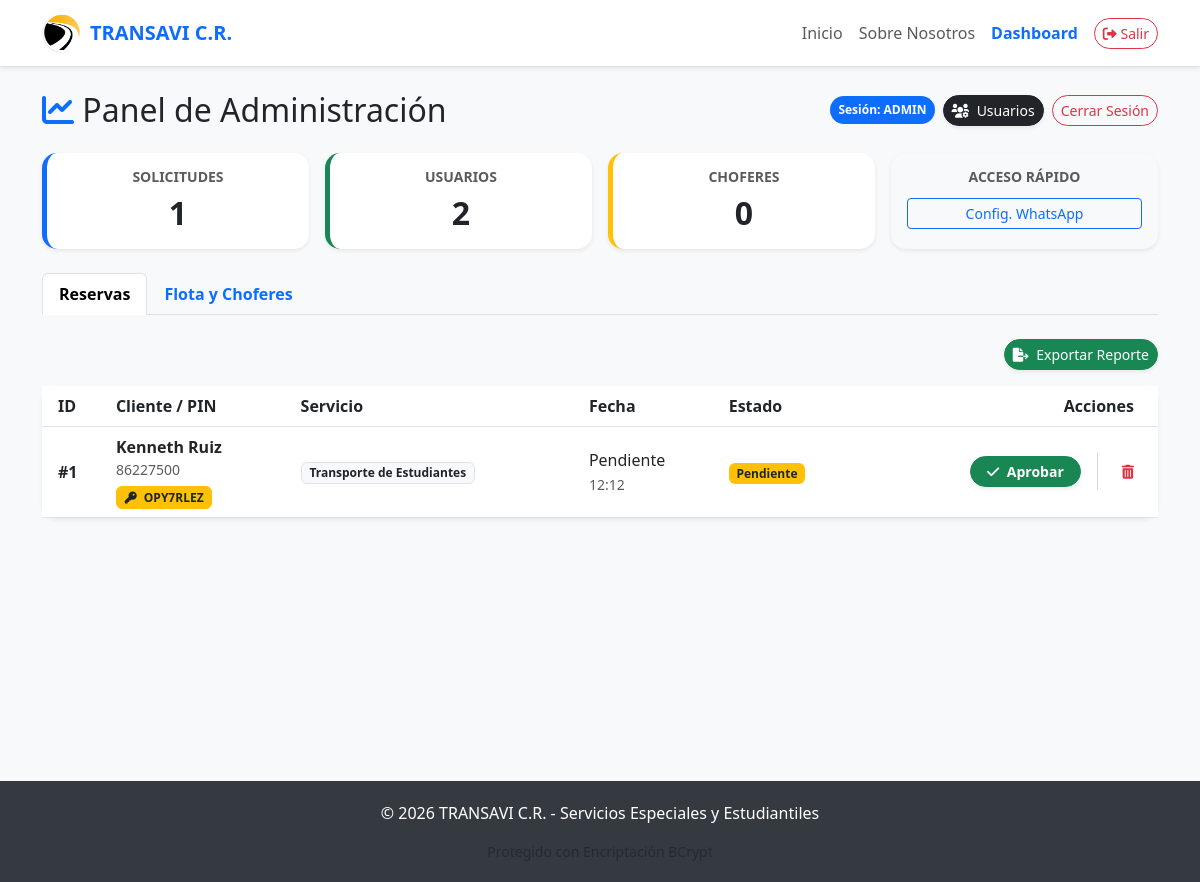
Page /dashboard (signed in) on the earlier database version.
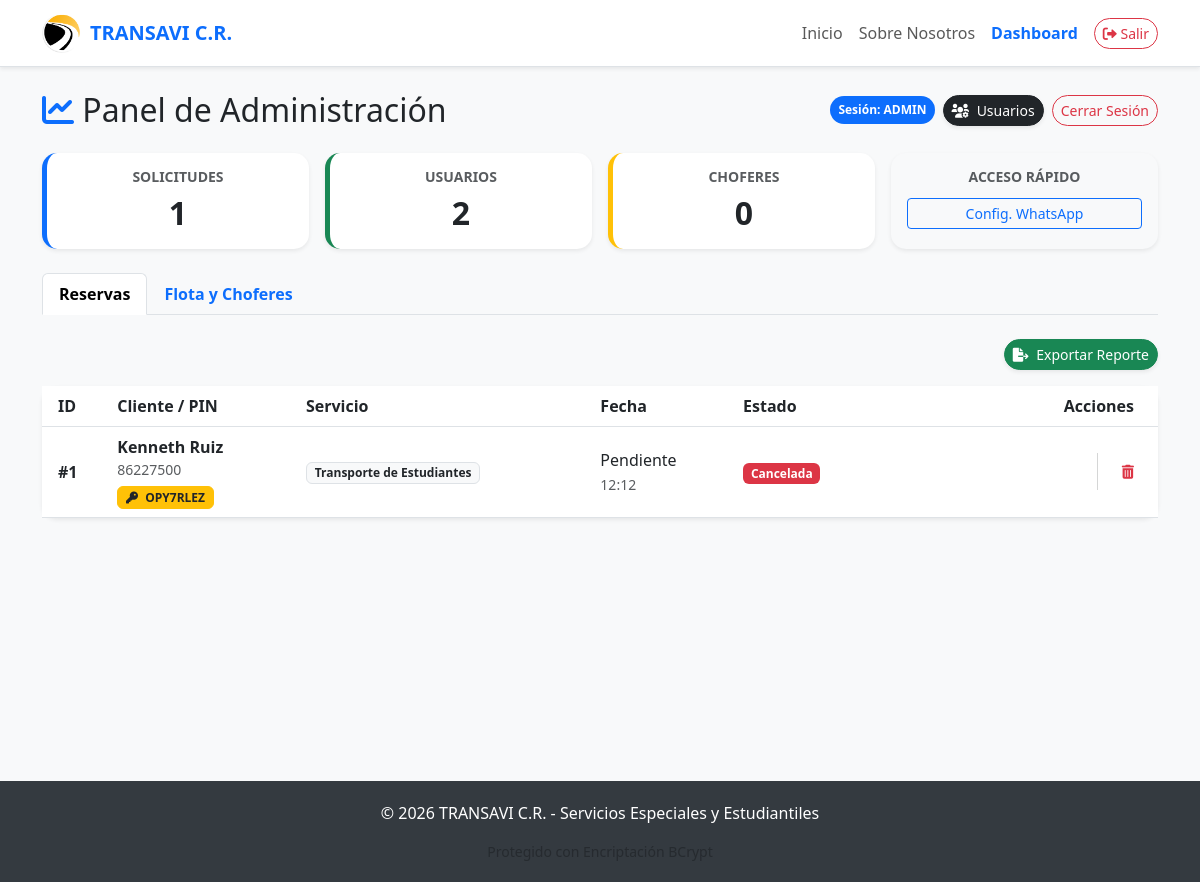
Same page on the later database version.
### models.py (models this page shows)
class Reservation(db.Model):
    id = db.Column(db.Integer, primary_key=True)
    client_id = db.Column(db.Integer, db.ForeignKey('client.id'), nullable=True)
    created_at = db.Column(db.String(50), nullable=True)
    date = db.Column(db.String(20)) # Usado como Fecha de Salida (Viaje)
    origin = db.Column(db.String(255))
    origin_url = db.Column(db.String(500))
    departure_time = db.Column(db.String(10))
    needs_pickup = db.Column(db.Boolean)
    pickup_locations = db.Column(db.Text)
    destination = db.Column(db.String(255))
    destination_url = db.Column(db.String(500))
    service_category = db.Column(db.String(50))
    capacity_needed = db.Column(db.Integer)
    comments = db.Column(db.Text)
    status = db.Column(db.String(20), default='Pendiente') # Estados: Pendiente, Aprobada, Cancelada, Revisado
    cancelled_at = db.Column(db.String(50), nullable=True)
    institution_name = db.Column(db.String(100))
    schedule_type = db.Column(db.String(50))
    country = db.Column(db.String(50))       # País destino
    return_date = db.Column(db.String(20))   # Fecha de regreso
    trip_duration = db.Column(db.Integer)    # Cantidad de días

class Client(db.Model):
    id = db.Column(db.Integer, primary_key=True)
    pin = db.Column(db.String(10), unique=True, nullable=False)
    name = db.Column(db.String(50), nullable=False)
    last_name1 = db.Column(db.String(50), nullable=False)
    last_name2 = db.Column(db.String(50), nullable=False)
    phone = db.Column(db.String(8), nullable=False)
    email = db.Column(db.String(100))
    reservations = db.relationship('Reservation', backref='client', lazy=True)

### rutas.py (the view)
@main_bp.route('/dashboard')
@login_required
def dashboard():
    stats = {
        'reservations_count': Reservation.query.count(),
        'users_count': User.query.count(),
        'colabs_count': Collaborator.query.count()
    }
    colaboradores = Collaborator.query.all()
    reservas = Reservation.query.all()
    about = AboutUs.query.first()
    return render_template('dashboard.html', stats=stats, colabs=colaboradores, reservas=reservas, about=about)

### users.py (called while the page is built)
def login_required(f):
    @wraps(f)
    def decorated_function(*args, **kwargs):
        if 'user_id' not in session:
            flash("Debe iniciar sesión para acceder a esta sección.", "warning")
            return redirect(url_for('users.login'))
        return f(*args, **kwargs)
    return decorated_function

### templates/dashboard.html (shortened to what this page needs)
{% extends 'base.html' %}
{% block content %}
<div class="d-flex flex-column flex-md-row justify-content-between align-items-center mb-4">
    <h2 class="mb-3 mb-md-0"><i class="fas fa-chart-line text-primary"></i> Panel de Administración</h2>
    <div class="d-flex gap-2">
        <span class="badge bg-primary p-2 rounded-pill align-self-center">Sesión: {{ session['role']|upper }}</span>
        {% if session['role'] == 'admin' %}
        <a href="{{ url_for('users.manage_users') }}" class="btn btn-dark btn-sm rounded-pill shadow-sm">
            <i class="fas fa-users-cog me-1"></i> Usuarios
        </a>
        {% endif %}
        <a href="/logout" class="btn btn-outline-danger btn-sm rounded-pill">Cerrar Sesión</a>
    </div>
</div>
<div class="row mb-4 g-3 text-center">
    <div class="col-6 col-md-3">
        <div class="card p-3 shadow-sm border-0 h-100" style="border-left: 5px solid #0d6efd !important;">
            <h6 class="text-muted small fw-bold">SOLICITUDES</h6>
            <h2 class="fw-bold m-0">{{ stats.reservations_count }}</h2>
        </div>
    </div>
    <div class="col-6 col-md-3">
        <div class="card p-3 shadow-sm border-0 h-100" style="border-left: 5px solid #198754 !important;">
            <h6 class="text-muted small fw-bold">USUARIOS</h6>
            <h2 class="fw-bold m-0">{{ stats.users_count }}</h2>
        </div>
    </div>
    <div class="col-6 col-md-3">
        <div class="card p-3 shadow-sm border-0 h-100" style="border-left: 5px solid #ffc107 !important;">
            <h6 class="text-muted small fw-bold">CHOFERES</h6>
            <h2 class="fw-bold m-0">{{ stats.colabs_count }}</h2>
        </div>
    </div>
    <div class="col-6 col-md-3">
        <div class="card p-3 shadow-sm border-0 h-100 bg-light">
            <h6 class="text-muted small fw-bold">ACCESO RÁPIDO</h6>
            <div class="d-grid mt-1">
                <button class="btn btn-sm btn-outline-primary" data-bs-toggle="modal" data-bs-target="#whatsappModal">Config. WhatsApp</button>
            </div>
        </div>
    </div>
</div>
<ul class="nav nav-tabs mb-4" id="adminTabs" role="tablist">
    <li class="nav-item" role="presentation">
        <button class="nav-link active fw-bold" id="res-tab" data-bs-toggle="tab" data-bs-target="#reservas" type="button" role="tab">Reservas</button>
    </li>
    <li class="nav-item" role="presentation">
        <button class="nav-link fw-bold" id="flota-tab" data-bs-toggle="tab" data-bs-target="#flota" type="button" role="tab">Flota y Choferes</button>
    </li>
</ul>
<div class="tab-content" id="adminTabsContent">
    <div class="tab-pane fade show active" id="reservas" role="tabpanel">
        <div class="d-flex justify-content-end mb-3">
            <a href="{{ url_for('main.export_data') }}" class="btn btn-success btn-sm rounded-pill shadow-sm">
                <i class="fas fa-file-export me-1"></i> Exportar Reporte
            </a>
        </div>
        <div class="card shadow-sm border-0">
            <div class="card-body p-0">
                <div class="table-responsive">
                    <table class="table table-hover align-middle mb-0">
                        <thead class="bg-light">
                            <tr>
                                <th class="ps-3">ID</th>
                                <th>Cliente / PIN</th>
                                <th>Servicio</th>
                                <th>Fecha</th>
                                <th>Estado</th>
                                <th class="text-end pe-4" style="min-width: 180px;">Acciones</th>
                            </tr>
                        </thead>
                        <tbody>
                            {% for r in reservas %}
                            <tr>
                                <td class="ps-3 fw-bold">#{{ r.id }}</td>
                                <td>
                                    {% if r.client %}
                                        <div class="fw-bold">{{ r.client.name }} {{ r.client.last_name1 }}</div>
                                        <div class="small text-muted mb-1">{{ r.client.phone }}</div>
                                        <span class="badge bg-warning text-dark border border-warning" title="PIN de Cliente">
                                            <i class="fas fa-key me-1"></i> {{ r.client.pin }}
                                        </span>
                                    {% else %}
                                        <span class="text-muted">Sin Cliente</span>
                                    {% endif %}
                                </td>
                                <td>
                                    <span class="badge bg-light text-dark border">{{ r.service_category }}</span>
                                </td>
                                <td>
                                    {{ r.date }}<br>
                                    <small class="text-muted">{{ r.departure_time }}</small>
                                </td>
                                <td>
                                    {% if r.status == 'Pendiente' %}
                                        <span class="badge bg-warning text-dark">Pendiente</span>
                                    {% elif r.status == 'Aprobada' %}
                                        <span class="badge bg-success">Aprobada</span>
                                    {% elif r.status == 'Revisado' %}
                                        <span class="badge bg-success"><i class="fas fa-check-double me-1"></i> Revisado</span>
                                    {% elif r.status == 'Cancelada' %}
                                        <span class="badge bg-danger">Cancelada</span>
                                    {% else %}
                                        <span class="badge bg-secondary">{{ r.status }}</span>
                                    {% endif %}
                                </td>
                                <td class="text-end pe-3">
                                    <div class="d-flex gap-3 justify-content-end align-items-center">
                                        {% if r.status == 'Pendiente' or r.status == 'Revisado' %}
                                            <form action="{{ url_for('main.update_status', id=r.id, new_status='Aprobada') }}" method="POST">
                                                <button class="btn btn-sm btn-success px-3 rounded-pill fw-bold shadow-sm" title="Aprobar Solicitud">
                                                    <i class="fas fa-check me-1"></i> Aprobar
                                                </button>
                                            </form>
                                        {% endif %}
                                        <button onclick="confirmDeletion('res', {{ r.id }})" class="btn btn-sm btn-outline-danger border-0 rounded-circle p-2" title="Eliminar Registro">
                                            <i class="fas fa-trash-alt"></i>
                                        </button>
                                    </div>
                                </td>
                            </tr>
                            {% endfor %}
                        </tbody>
                    </table>
                </div>
            </div>
        </div>
    </div>
</div>
{% endblock %}

### templates/base.html (shortened to what this page needs)
<!DOCTYPE html>
<html lang="es">
<head>
    <link href="https://cdn.jsdelivr.net/npm/bootstrap@5.3.0/dist/css/bootstrap.min.css" rel="stylesheet">
    <link rel="stylesheet" href="https://cdnjs.cloudflare.com/ajax/libs/font-awesome/6.0.0/css/all.min.css">
</head>
<body>
<nav class="navbar navbar-expand-lg navbar-light bg-white border-bottom sticky-top shadow-sm">
    <div class="container">
        <a class="navbar-brand" href="{{ url_for('main.home') }}">
            <img src="{{ url_for('static', filename='img/logo.png') }}" onerror="this.style.display='none'" alt="Logo" width="40" height="40" class="d-inline-block align-text-top me-2" style="object-fit: contain;">
            TRANSAVI C.R.
        </a>
        <div class="collapse navbar-collapse" id="navbarNav">
            <ul class="navbar-nav ms-auto align-items-center">
                <li class="nav-item"><a class="nav-link" href="{{ url_for('main.home') }}">Inicio</a></li>
                <li class="nav-item"><a class="nav-link" href="{{ url_for('main.view_about') }}">Sobre Nosotros</a></li>
                {% if session['user_id'] %}
                    <li class="nav-item"><a class="nav-link text-primary fw-bold" href="{{ url_for('main.dashboard') }}">Dashboard</a></li>
                    <li class="nav-item ms-lg-2">
                        <a class="btn btn-outline-danger btn-sm rounded-pill" href="{{ url_for('users.logout') }}">
                            <i class="fas fa-sign-out-alt"></i> Salir
                        </a>
                    </li>
                {% endif %}
            </ul>
        </div>
    </div>
</nav>
<div class="container mt-4" style="min-height: 80vh;">
    {% block content %}{% endblock %}
</div>
<footer class="text-center">
    <div class="container">
        <p>© 2026 TRANSAVI C.R. - Servicios Especiales y Estudiantiles</p>
        <div class="small text-muted">Protegido con Encriptación BCrypt</div>
    </div>
</footer>
</body>
</html>

### templates/base.html (style rules this page uses)
body { background-color: #f8f9fa; font-family: 'Segoe UI', Tahoma, Geneva, Verdana, sans-serif; }
.navbar-brand { font-weight: bold; color: #0d6efd !important; display: flex; align-items: center; }
footer { background: #343a40; color: white; padding: 20px 0; margin-top: 50px; }
.card { border: none; border-radius: 15px; box-shadow: 0 4px 6px rgba(0,0,0,0.1); }
.nav-link { font-weight: 500; }

Differences in the rows shown:
changed Reservation "Pendiente": status "Pendiente Aprobar" → "Cancelada"
